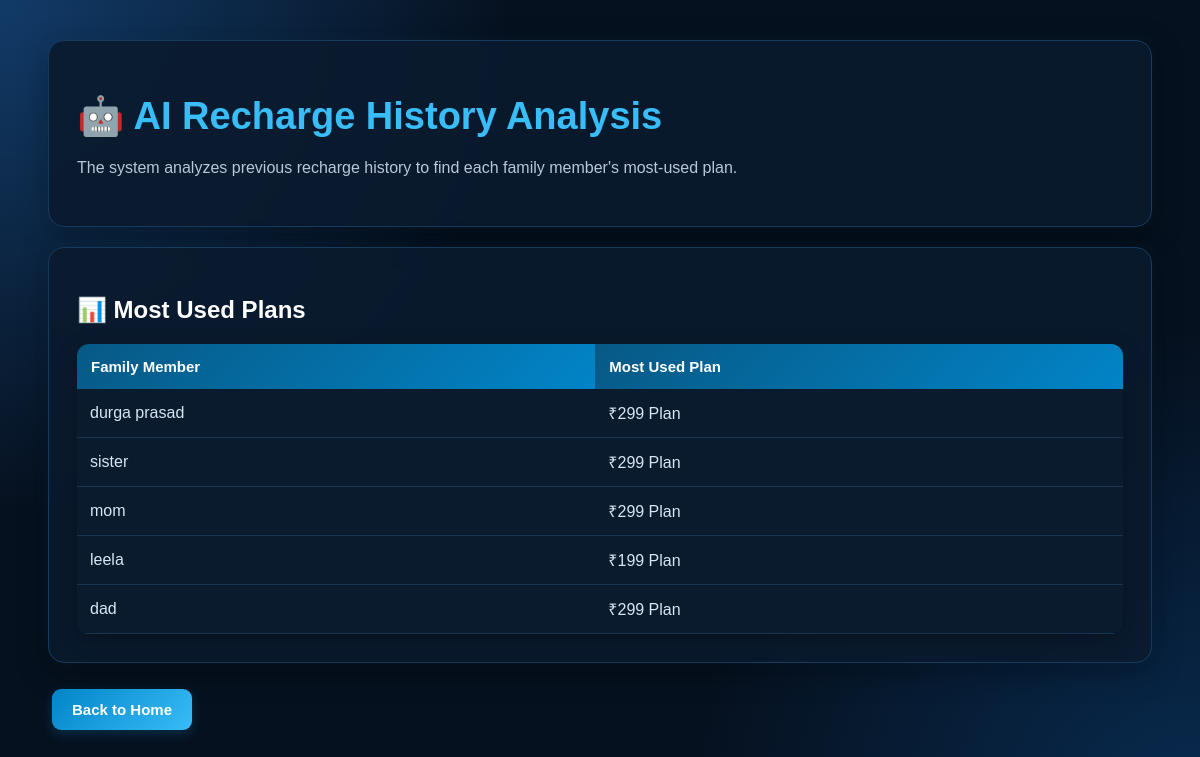
Screenshot of /ai-history with the database file from the repository.
### tables this page shows
CREATE TABLE recharge_history (
            id INTEGER PRIMARY KEY AUTOINCREMENT,
            member_name TEXT NOT NULL,
            mobile TEXT NOT NULL,
            plan TEXT NOT NULL,
            amount INTEGER NOT NULL,
            payment_method TEXT NOT NULL,
            recharge_date TEXT NOT NULL
        );

### app.py (the view)
@app.route("/ai-history")
def ai_history():
    most_used = get_most_used_plans()
    return render_template(
        "ai_history.html",
        most_used=most_used
    )

### ml/history_analysis.py (called while the page is built)
def get_recharge_history():
    connection = sqlite3.connect("family.db")
    cursor = connection.cursor()
    cursor.execute("""
        SELECT member_name, mobile, plan, amount, recharge_date
        FROM recharge_history
        ORDER BY id DESC
    """)
    history = cursor.fetchall()
    connection.close()
    return history

def get_most_used_plans():
    history = get_recharge_history()
    plan_count = {}
    for item in history:
        member_name = item[0]
        plan = item[2]
        if member_name not in plan_count:
            plan_count[member_name] = {}
        if plan not in plan_count[member_name]:
            plan_count[member_name][plan] = 0
        plan_count[member_name][plan] += 1
    most_used = {}
    for member in plan_count:
        most_used[member] = max(
            plan_count[member],
            key=plan_count[member].get
        )
    return most_used

### templates/ai_history.html (shortened to what this page needs)
<!DOCTYPE html>
<html>
<head>
    <link rel="stylesheet" href="{{ url_for('static', filename='style.css') }}">
</head>
<body>
    <div class="container">
        <div class="card">
            <h1>🤖 AI Recharge History Analysis</h1>
            <p>
                The system analyzes previous recharge history
                to find each family member's most-used plan.
            </p>
        </div>
        <div class="card">
            <h2>📊 Most Used Plans</h2>
            {% if most_used %}
            <table>
                <tr>
                    <th>Family Member</th>
                    <th>Most Used Plan</th>
                </tr>
                {% for member, plan in most_used.items() %}
                <tr>
                    <td>{{ member }}</td>
                    <td>{{ plan }}</td>
                </tr>
                {% endfor %}
            </table>
            {% else %}
            <p>
                No recharge history available yet.
            </p>
            {% endif %}
        </div>
        <a href="/">
            <button>Back to Home</button>
        </a>
    </div>
</body>
</html>

### static/style.css (style rules this page uses)
* { box-sizing: border-box; }
body { margin: 0; padding: 0; font-family: Arial, Helvetica, sans-serif; background: radial-gradient(circle at top left, #123b68 0%, transparent 35%), radial-gradient(circle at bottom right, #082c52 0%, transparent 35%), #06111f; color: #eaf4ff; min-height: 100vh; }
.container { width: 92%; max-width: 1150px; margin: 40px auto; }
h1 { color: #38bdf8; font-size: 32px; margin-bottom: 12px; }
h2 { color: #ffffff; margin-bottom: 12px; }
p { color: #b8c7d9; font-size: 16px; line-height: 1.7; }
.card { background: rgba(10, 27, 46, 0.92); padding: 28px; margin: 20px 0; border-radius: 16px; border: 1px solid #173b5d; box-shadow: 0 8px 30px rgba(0, 0, 0, 0.35), 0 0 18px rgba(56, 189, 248, 0.05); transition: all 0.3s ease; }
button { background: linear-gradient( 135deg, #0284c7, #38bdf8 ); color: #ffffff; border: none; padding: 12px 20px; margin: 6px 4px; border-radius: 9px; cursor: pointer; font-size: 15px; font-weight: bold; transition: all 0.3s ease; box-shadow: 0 4px 12px rgba(14, 165, 233, 0.2); }
a { text-decoration: none; }
table { width: 100%; border-collapse: collapse; background: #0a1b2e; margin-top: 20px; border-radius: 12px; overflow: hidden; box-shadow: 0 5px 20px rgba(0, 0, 0, 0.3); }
th { background: linear-gradient( 135deg, #075985, #0284c7 ); color: #ffffff; padding: 14px; text-align: left; font-size: 15px; }
td { color: #d7e6f5; padding: 13px; border-bottom: 1px solid #18354f; }
.card h1 { font-size: 38px; color: #38bdf8; }

### rows the page displays
recharge_history: member_name "durga prasad", plan "₹299 Plan"
recharge_history: member_name "sister", plan "₹299 Plan"
recharge_history: member_name "mom", plan "₹299 Plan"
recharge_history: member_name "leela", plan "₹199 Plan"
recharge_history: member_name "dad", plan "₹299 Plan"
